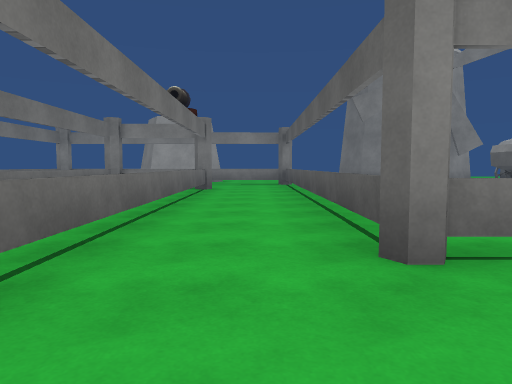
[1] (above)

16 first-person views from a walk through a 3-D level made in the Unity game engine. The camera is 1.2 m above the floor, tilts 4° down and sees 70° across. The floor is counted in squares, 2 m on a side. Each view is taken from the middle of a square. On the plan, view 1 faces up. The plan holds only what a view shows up to about 10 squares ahead; the rest is blank. The place goes on beyond the plan. Some surface patterns are stand-ins.

[2]
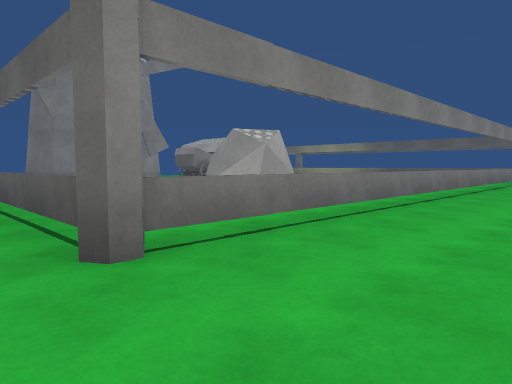

[3]
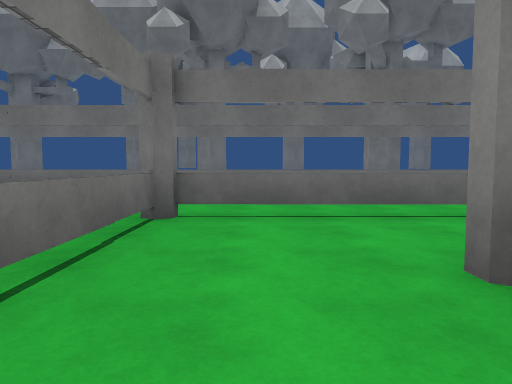

[4]
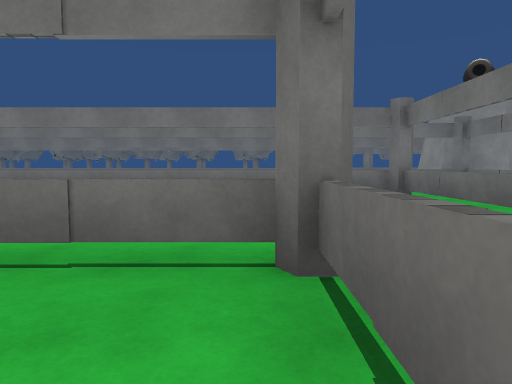

[5]
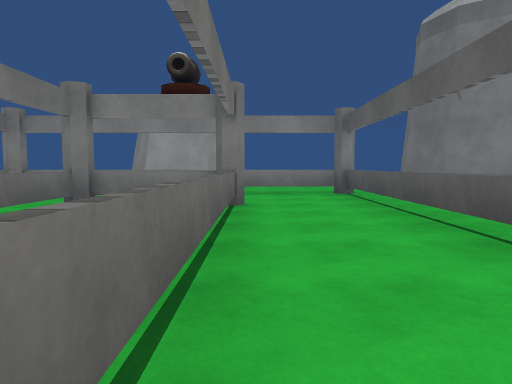

[6]
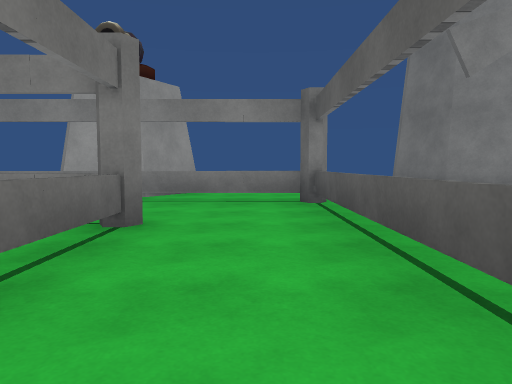

[7]
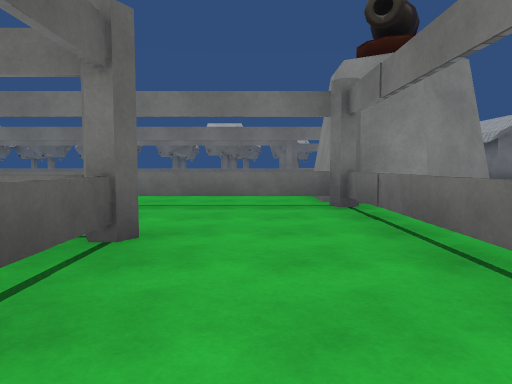

[8]
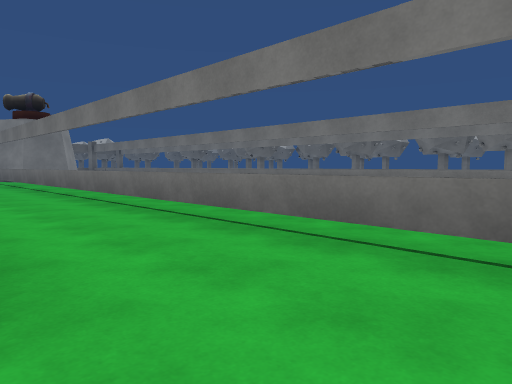

[9]
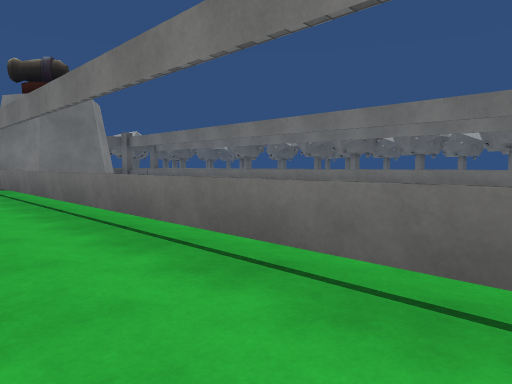

[10]
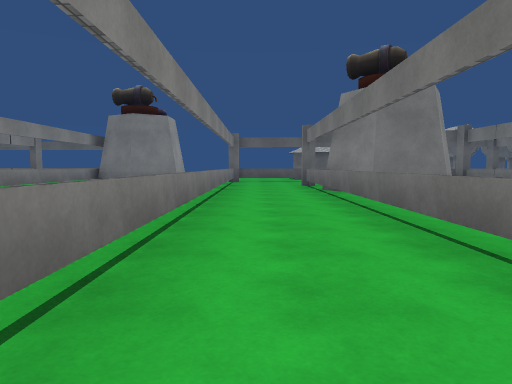

[11]
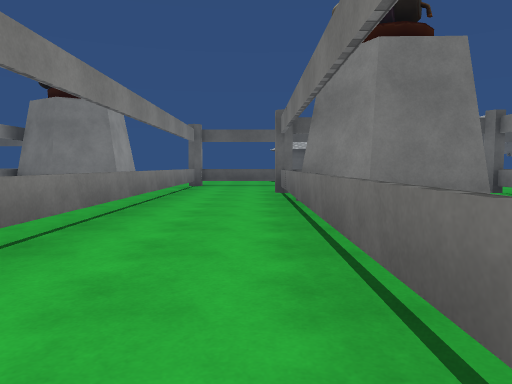

[12]
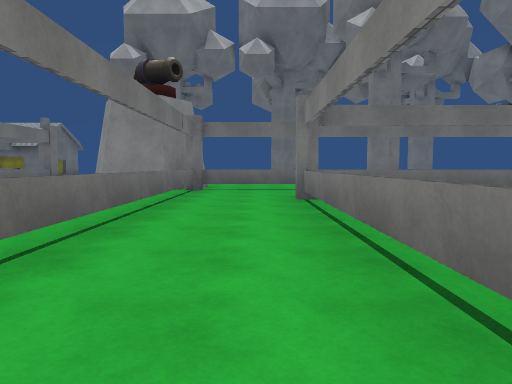

[13]
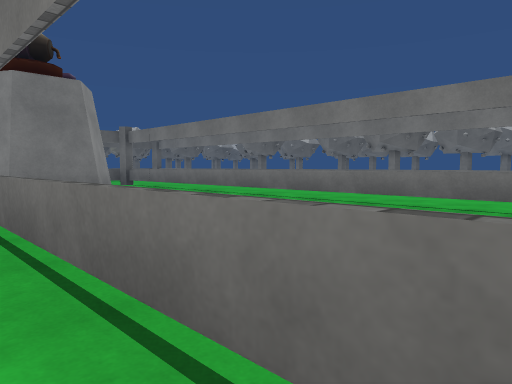

[14]
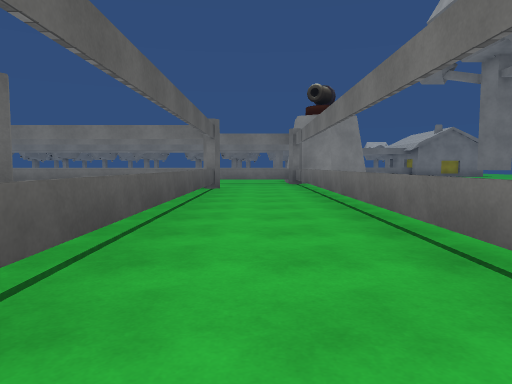

[15]
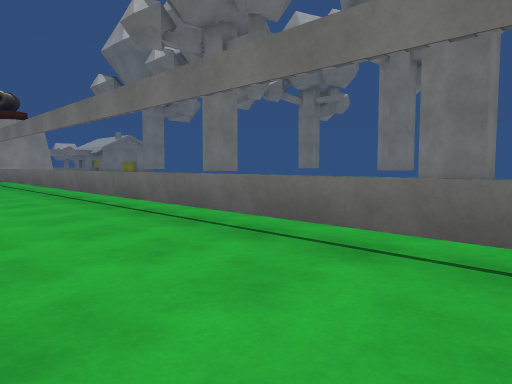

[16]
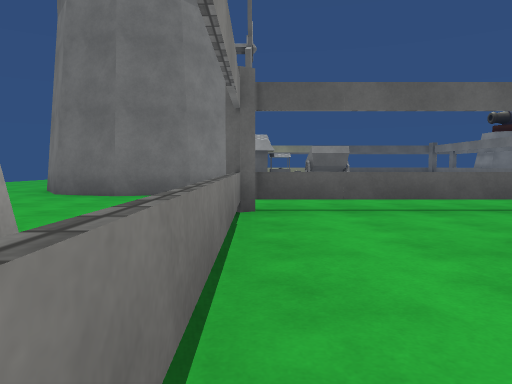

### Floor plan
Points are (right, up) in squares from view 1. A wall is a line through its corners. A room is listed if a view was taken in it or the views show most of it. See-through windows are left out.
Room 1 (views 1, 2, 3, 4, 5, 6, 7, 8, 9, 10, 11, 12, 13, 14, 15, 16)
walls: (5.1, 12.6) (3.9, 13.4) (3.4, 14.9) (3.8, 16.2); (15.1, -2.8) (14.5, -1.7) (15, -0.7); (-1.4, 14.7) (-2.2, 13.3) (-3.8, 13.3); (10, -8.6) (11.5, -7.8); (-7.6, -7.5) (-6.4, -8.2)
low walls: (1, 3.9) (1, 10.6); (11.8, 2.3) (2.5, 2.3); (-1.3, 8.4) (-1.3, 1); (-0.9, 12.2) (-4.6, 12.2); (13.4, -5.1) (-2.4, -5.1); (-1.5, -5.1) (4, -5.1); (-6.4, 10) (-6.4, -6.1); (-4.6, -7.6) (12, -7.6)
ways out: opening at (-7, -7); opening at (-5.3, 11); opening at (13, -5.7)
objects: fence (-6, -8) to (-5, -8); fence (-4, -5) to (-3, -5); fence (-4, 10) to (-3, 10); fence (-2, 10); fence (-1, 0); fence (1, 3); fence (1, 11) to (1, 12); rock (4, 4) to (5, 5); cart (7, 9) to (8, 10)

Where each view was taken, in squares from view 1:
view 1: 0 up, 0 right, facing up
view 2: 0 up, 0 right, facing up-right
view 3: 1 up, 3 right, facing left
view 4: 2 up, 1 left, facing down
view 5: 4 up, 1 left, facing up
view 6: 6 up, 0 right, facing up
view 7: 2 down, 5 left, facing down
view 8: 5 down, 6 left, facing down-right
view 9: 6 down, 0 right, facing down-right
view 10: 6 down, 2 right, facing right
view 11: 7 down, 5 right, facing right
view 12: 6 down, 3 right, facing left
view 13: 7 down, 2 right, facing down-right
view 14: 5 up, 5 left, facing down
view 15: 9 up, 4 left, facing down-left
view 16: 12 up, 4 left, facing right
